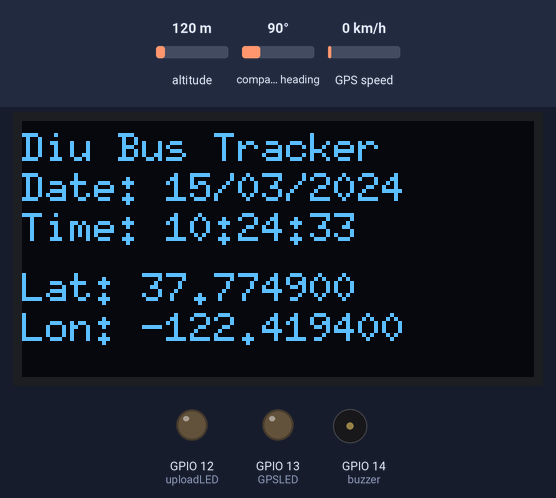
Recording of a sketch running on a simulated ESP32. Shown: 128×64 one-colour display, output pins drawn as LEDs (lit = HIGH), buzzer (waves = sounding, pin HIGH). The inputs (shaded band) are chosen by the test bench; at power-on: altitude 120 m, compass heading 90°, GPS speed 0 km/h. WiFi joins after 1.5 s; servers stay silent unless stated; uploads are accepted with an empty reply; the GPS gets a fix after 3 s at 37.7749, -122.4194 with 8 satellites; what the sketch prints to the serial monitor is not drawn.

Above: at 3.8 s.
At 11.6 s:
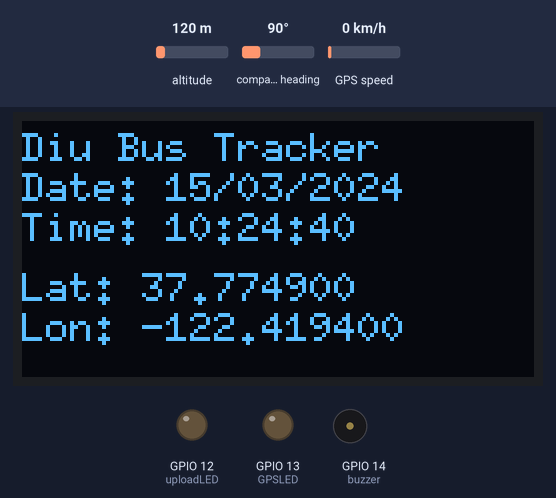
At 16.3 s:
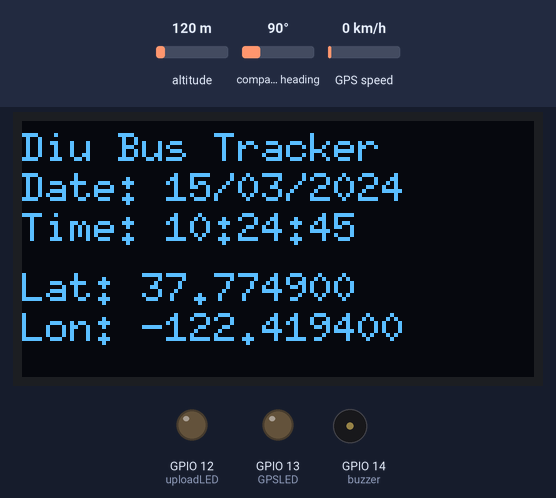
At 21.0 s:
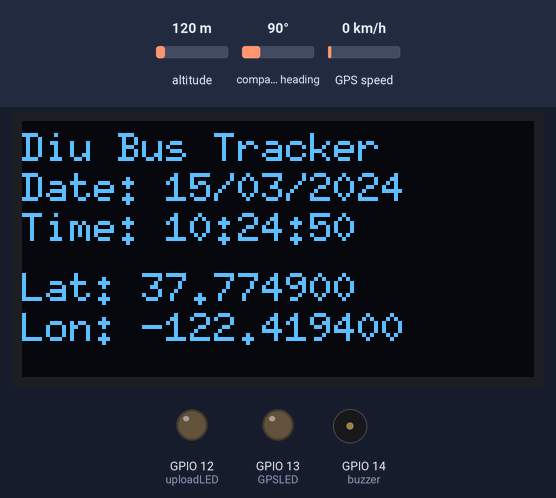
At 28.8 s:
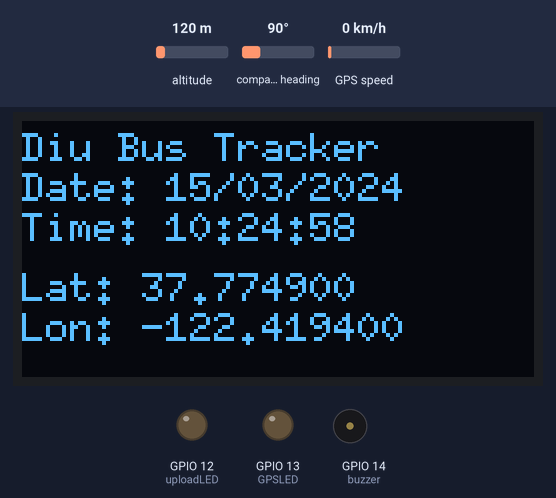
At 38.2 s:
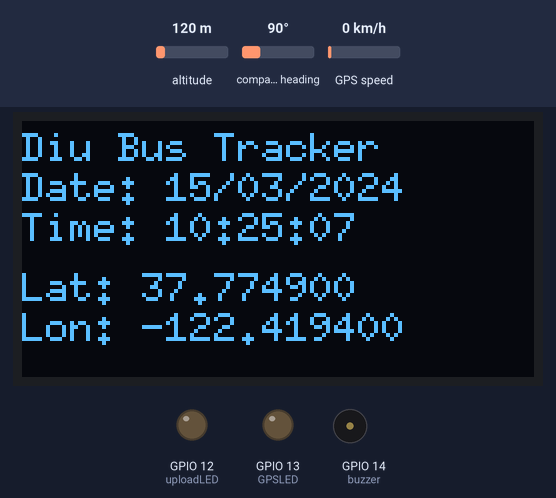
Timing chart, 0 to 40.0 s (numbered marks = the images above):
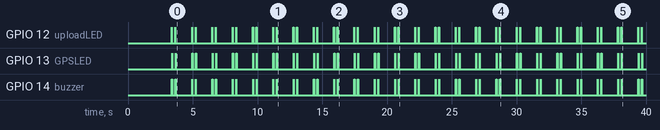

Measured:
- by itself, GPIO 12 (uploadLED), GPIO 13 (GPSLED): repeats every 1.6 s: LOW 0.26 s, HIGH 0.02 s, LOW 1.3 s, HIGH 0.02 s
- by itself, GPIO 14 (buzzer): repeats every 1.6 s: LOW 0.26 s, HIGH 0.01 s, LOW 1.3 s, HIGH 0.01 s

The sketch:

main.ino
```cpp
/*
Uploading working perfectly
WiFi working perfectly
GPS location acquiring working perfectly
OLED display arranged with custom pins ✅
WiFi status, Bus Tracker, Date/Time, Lat/Lon handled
*/

#include <TinyGPS++.h>
#include <WiFi.h>
#include <HTTPClient.h>
#include <ArduinoJson.h>
#include <U8g2lib.h>

// ---------------- GPS Object ----------------
TinyGPSPlus gps;

// ---------------- Pin Definitions ----------------
#define GPS_RX_PIN 33  // GPS TX → ESP32 RX
#define GPS_TX_PIN 32  // GPS RX → ESP32 TX
#define uploadLED 12
#define GPSLED 13
#define buzzer 14

// ---------------- OLED Custom Pins ----------------
// SDA = GPIO4, SCL = GPIO15
U8G2_SH1106_128X64_NONAME_F_SW_I2C u8g2(
    U8G2_R0, 15, 4, U8X8_PIN_NONE); // clock, data, reset

// ---------------- Wi-Fi Credentials ----------------
const char* ssid = "Mamun";
const char* password = "mamun1234";

// ---------------- Supabase API Details ----------------
const char* supabaseUrl = "https://gzjbszsodhhucwusyizz.supabase.co";
const char* supabaseApiKey = "Your API here ";
const char* tableName = "tracker1"; // Table name in Supabase

// ---------------- Hardware Serial for GPS ----------------
HardwareSerial mySerial(2); // UART2

// ---------------- Function Prototypes ----------------
void setupPins();
void connectToWiFi();
void signalBuzzer();
void shortbip();
void displayData();
void readGPSData();
void uploadToSupabase(float latitude, float longitude);
void blinkIndicator(int pin);

// ---------------- Setup Pins ----------------
void setupPins() {
    pinMode(uploadLED, OUTPUT);
    pinMode(GPSLED, OUTPUT);
    pinMode(buzzer, OUTPUT);
}

// ---------------- Wi-Fi Connection ----------------
void connectToWiFi() {
    WiFi.begin(ssid, password);
    Serial.println("Connecting to WiFi...");
    // OLED will show WiFi status in loop()
}

// ---------------- Buzzer Functions ----------------
void signalBuzzer() {
    digitalWrite(buzzer, HIGH);
    delay(200);
    digitalWrite(buzzer, LOW);
}

void shortbip() {
    digitalWrite(buzzer, HIGH);
    delay(10);
    digitalWrite(buzzer, LOW);
}

// ---------------- OLED Display Function ----------------
void displayData() {
    u8g2.clearBuffer();
    u8g2.setFont(u8g2_font_6x10_tf);

    if (WiFi.status() == WL_CONNECTED) {
        // ------------------- WiFi Connected -------------------
        u8g2.setCursor(0, 10);
        u8g2.print("Diu Bus Tracker");  // উপরের লেখা

        // ------------------- Date & Time -------------------
        if (gps.date.isValid() && gps.time.isValid()) {
            u8g2.setCursor(0, 20);
            u8g2.printf("Date: %02d/%02d/%04d", gps.date.day(), gps.date.month(), gps.date.year());

            u8g2.setCursor(0, 30);
            u8g2.printf("Time: %02d:%02d:%02d", gps.time.hour(), gps.time.minute(), gps.time.second());
        } else {
            u8g2.setCursor(0, 20);
            u8g2.print("Date: --/--/----");
            u8g2.setCursor(0, 30);
            u8g2.print("Time: --:--:--");
        }

        // ------------------- GPS Lat/Lon -------------------
        if (gps.location.isValid()) {
            u8g2.setCursor(0, 45);
            u8g2.printf("Lat: %.6f", gps.location.lat());
            u8g2.setCursor(0, 55);
            u8g2.printf("Lon: %.6f", gps.location.lng());
        } else {
            u8g2.setCursor(0, 45);
            u8g2.print("Lat: --");
            u8g2.setCursor(0, 55);
            u8g2.print("Lon: --");
        }

    } else {
        // ------------------- WiFi Disconnected -------------------
        u8g2.setCursor(0, 10);
        u8g2.print("Bus Tracker: 🚍🚍");  // Top bus tracker

        u8g2.setCursor(0, 20);
        u8g2.print("WiFi: Disconnected");

        u8g2.setCursor(0, 30);
        u8g2.print("Trying to connect;)");
        u8g2.setCursor(0, 40);
        u8g2.print("Sorry <3");

        // Auto reconnect
        WiFi.begin(ssid, password);
    }

    u8g2.sendBuffer();
}

// ---------------- GPS Data ----------------
void readGPSData() {
    while (mySerial.available() > 0) {
        gps.encode(mySerial.read());

        if (gps.location.isUpdated() && WiFi.status() == WL_CONNECTED) {
            float latitude = gps.location.lat();
            float longitude = gps.location.lng();

            String mapLink = "https://www.google.com/maps/search/?api=1&query="
                             + String(latitude, 6) + "," + String(longitude, 6);

            Serial.print("\nLatitude: "); Serial.println(latitude, 6);
            Serial.print("Longitude: "); Serial.println(longitude, 6);
            Serial.print("Google Maps Link: "); Serial.println(mapLink);

            uploadToSupabase(latitude, longitude);
            blinkIndicator(GPSLED);
        }
    }
}

// ---------------- Upload to Supabase ----------------
void uploadToSupabase(float latitude, float longitude) {
    if (WiFi.status() == WL_CONNECTED) {
        HTTPClient http;
        String requestUrl = String(supabaseUrl) + "/rest/v1/" + tableName;

        StaticJsonDocument<200> jsonDoc;
        jsonDoc["latitude"] = latitude;
        jsonDoc["longitude"] = longitude;
        jsonDoc["mapLink"] = "https://maps.google.com/?q=" + String(latitude, 6) + "," + String(longitude, 6);

        String jsonPayload;
        serializeJson(jsonDoc, jsonPayload);

        Serial.println("Uploading to: " + requestUrl);
        Serial.println("Payload: " + jsonPayload);

        http.begin(requestUrl);
        http.addHeader("Content-Type", "application/json");
        http.addHeader("Authorization", "Bearer " + String(supabaseApiKey));
        http.addHeader("apikey", String(supabaseApiKey));
        http.addHeader("Prefer", "return=minimal");

        int httpResponseCode = http.POST(jsonPayload);

        if (httpResponseCode > 0) {
            Serial.println("Data uploaded successfully. Response code: " + String(httpResponseCode));
            blinkIndicator(uploadLED);
            shortbip();
        } else {
            Serial.println("Failed to upload data. HTTP Error: " + String(httpResponseCode));
        }

        http.end();
    }
}

// ---------------- LED Blink ----------------
void blinkIndicator(int pin) {
    digitalWrite(pin, HIGH);
    delay(15);
    digitalWrite(pin, LOW);
}

// ---------------- Setup ----------------
void setup() {
    Serial.begin(115200);
    setupPins();
    u8g2.begin();
    mySerial.begin(9600, SERIAL_8N1, GPS_RX_PIN, GPS_TX_PIN); // UART2 with pins 33,32
    connectToWiFi();
}

// ---------------- Loop ----------------
void loop() {
    readGPSData();
    displayData(); // OLED refresh every loop
    delay(1000);
}
```
